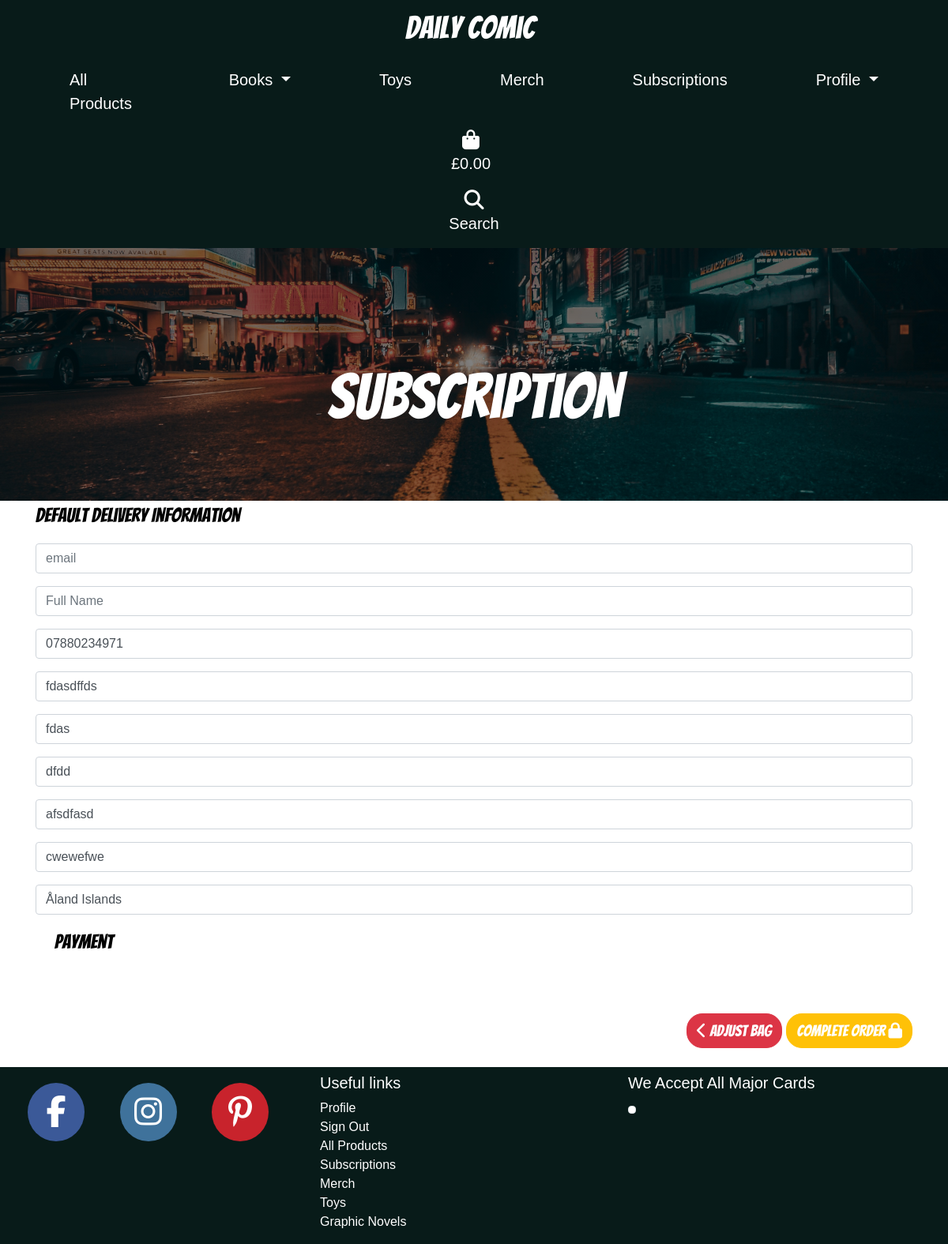
/subscription/makesub/ (signed in), run on an earlier commit of the app's database.
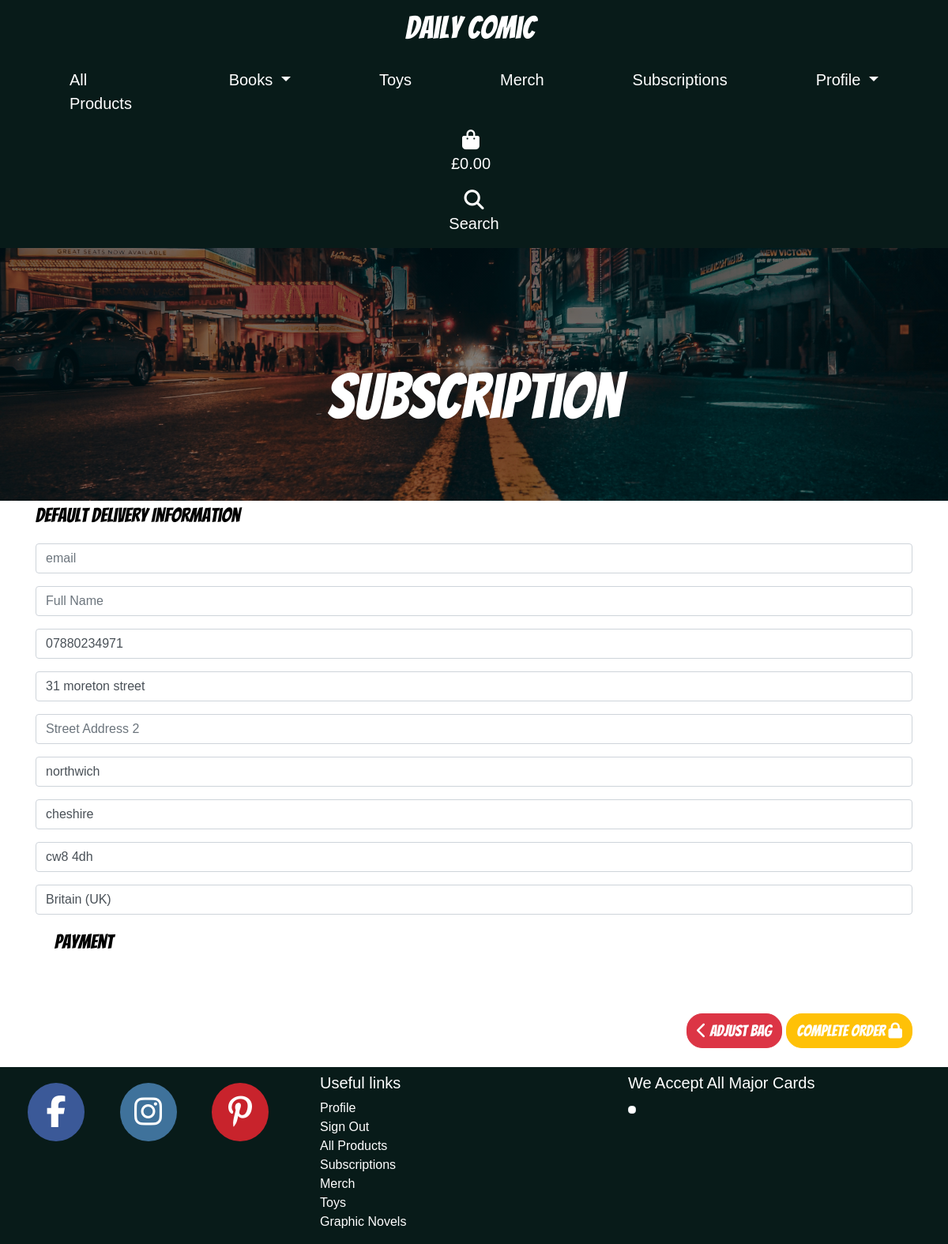
And on a later commit of the database.
### profiles/models.py (models this page shows, shortened)
class  Userprofiles(models.Model):
    user = models.OneToOneField(User, on_delete=models.CASCADE)
    default_email = models.CharField(max_length=80,
                                               null=True, blank=True)
    default_full_name = models.CharField(max_length=80,
                                               null=True, blank=True)
    default_phone_number = models.CharField(max_length=20,
                                            null=True, blank=True)
    default_street_address1 = models.CharField(max_length=80,
                                               null=True, blank=True)
    default_street_address2 = models.CharField(max_length=80,
                                               null=True, blank=True)
    default_town_or_city = models.CharField(max_length=40,
                                            null=True, blank=True)
    default_county = models.CharField(max_length=80,
                                      null=True, blank=True)
    default_postcode = models.CharField(max_length=20,
                                        null=True, blank=True)
    default_country = CountryField(blank_label='Country',
                                   null=True, blank=True)

### subscription/views.py (the view)
# urls.py: path('makesub/', views.make_subscription, name='makesub'),
def make_subscription(request):
    stripe_public_key = settings.STRIPE_PUBLIC_KEY
    stripe_secret_key = settings.STRIPE_SECRET_KEY
    stripe.api_key = stripe_secret_key
    profile = get_object_or_404(Userprofiles, user=request.user)
    template = "subscription/makesub.html"
    form = ProfileForm(instance=profile)
    context = {
        'stripe_public_key': stripe_public_key,
        'form': form,
        'on_profile': True,
    }
    return render(request, template, context)

### profiles/forms.py
class ProfileForm(forms.ModelForm):
    class Meta:
        model = Userprofiles
        exclude = ('user',)
    def __init__(self, *args, **kwargs):
        super().__init__(*args, **kwargs)
        placeholders = {
            'default_email': 'email',
            'default_full_name': 'Full Name',
            'default_phone_number': 'Phone Number',
            'default_country': 'Country',
            'default_postcode': 'Postal Code',
            'default_town_or_city': 'Town or City',
            'default_street_address1': 'Street Address 1',
            'default_street_address2': 'Street Address 2',
            'default_county': 'County',
        }
        self.fields['default_phone_number'].widget.attrs['autofocus'] = True
        for field in self.fields:
            if self.fields[field].required:
                placeholder = f'{placeholders[field]} *'
            else:
                placeholder = placeholders[field]
            self.fields[field].widget.attrs['placeholder'] = placeholder
            self.fields[field].widget.attrs['class'] = ''
            self.fields[field].label = False

### subscription/templates/subscription/makesub.html (shortened to what this page needs)
{% extends "base.html" %}
{% load static %}
{% block content %}
      <div class="hero-image1">
	<div class="hero-text">
    <h1>Subscription</h1>
	</div>
</div>
<div class="container warpper">
  <p class="product-title">Default Delivery Information</p>
			<form class="mt-3 product-text" action="" method="POST" id="profile-update-form">
				{{ form|crispy }}
                 <fieldset class="px-3">
          <legend class="fieldset-label small px-2 w-auto product-title">
            Payment
          </legend>
        </fieldset>
        <div class="submit-button text-right mt-5 mb-2">
          <a
            href=""
            class="btn btn-danger produtPageButton mb-3"
          >
            <span class="icon">
              <i class="fas fa-chevron-left"></i>
            </span>
            <span class="">Adjust Bag</span>
          </a>
          <button
            id="submit-button"
            class="btn btn-warning produtPageButton mb-3"
          >
            <span class="">Complete Order</span>
            <span class="icon">
              <i class="fas fa-lock"></i>
            </span>
          </button></div>
			</form>
</div>
{% endblock %}

What changed in the data, as far as the page shows it:
changed Userprofiles: default_street_address1 "fdasdffds" → "31 moreton street"; default_street_address2 "fdas" → (not shown); default_town_or_city "dfdd" → "northwich"; default_county "afsdfasd" → "cheshire"; default_postcode "cwewefwe" → "cw8 4dh"; default_country "Åland Islands" → "Britain (UK)"
